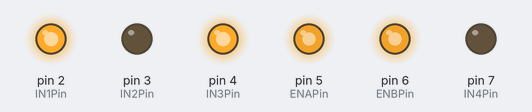
A sketch run on a simulated Arduino Uno, built with avr-gcc and run on an emulated ATmega328P. On the bench: output pins drawn as LEDs (lit = HIGH).

Above: at 2.5 s.
At 7.5 s:
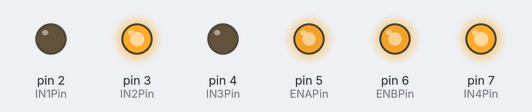
At 12.5 s:
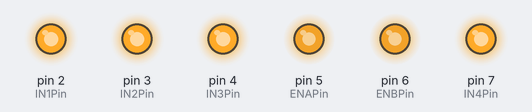
Timing chart, 0 to 19.5 s (numbered marks = the images above):
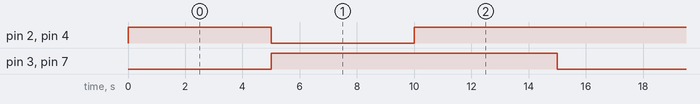

Measured:
- by itself, pin 2 (IN1Pin), pin 4 (IN3Pin): repeats every 15.0 s: LOW 5.0 s, HIGH 10.0 s
- by itself, pin 3 (IN2Pin), pin 7 (IN4Pin): alternates HIGH for 10.0 s and LOW for 5.0 s
- by itself, everything shown: repeats every 15.0 s, in 3 steps

The sketch:

sketch_nov29a.ino
```cpp
int IN1Pin =2;
int IN2Pin =3;
int IN3Pin =4;
int IN4Pin =7;

//모터의 힘을 설정해주는 핀
int ENAPin = 5;
int ENBPin = 6;

void setup() {
  pinMode(IN1Pin, OUTPUT);
  pinMode(IN2Pin, OUTPUT);
  pinMode(IN3Pin, OUTPUT);
  pinMode(IN4Pin, OUTPUT);
  analogWrite(ENAPin, 225);
  analogWrite(ENBPin, 225);
}


void loop() {
  //Go IN1Pin, In2Pin 신호를 다르게하면서 전진
  digitalWrite(IN1Pin, HIGH);
  digitalWrite(IN2Pin, LOW);
  digitalWrite(IN3Pin, HIGH);
  digitalWrite(IN4Pin, LOW);
  delay(5000); //5sec

  //Back IN1Pin, In2Pin 신호를 다르게하면서 후진
  digitalWrite(IN1Pin, LOW);
  digitalWrite(IN2Pin, HIGH);
  digitalWrite(IN3Pin, LOW);
  digitalWrite(IN4Pin, HIGH);
  delay(5000);

  //Back(Stop) IN1Pin, In2Pin 동시에 HIGH를 주거나 LOW를 주면 멈춘다.
  digitalWrite(IN1Pin, HIGH);
  digitalWrite(IN2Pin, HIGH);
  digitalWrite(IN3Pin, HIGH);
  digitalWrite(IN4Pin, HIGH);
  delay(5000);
}
```
